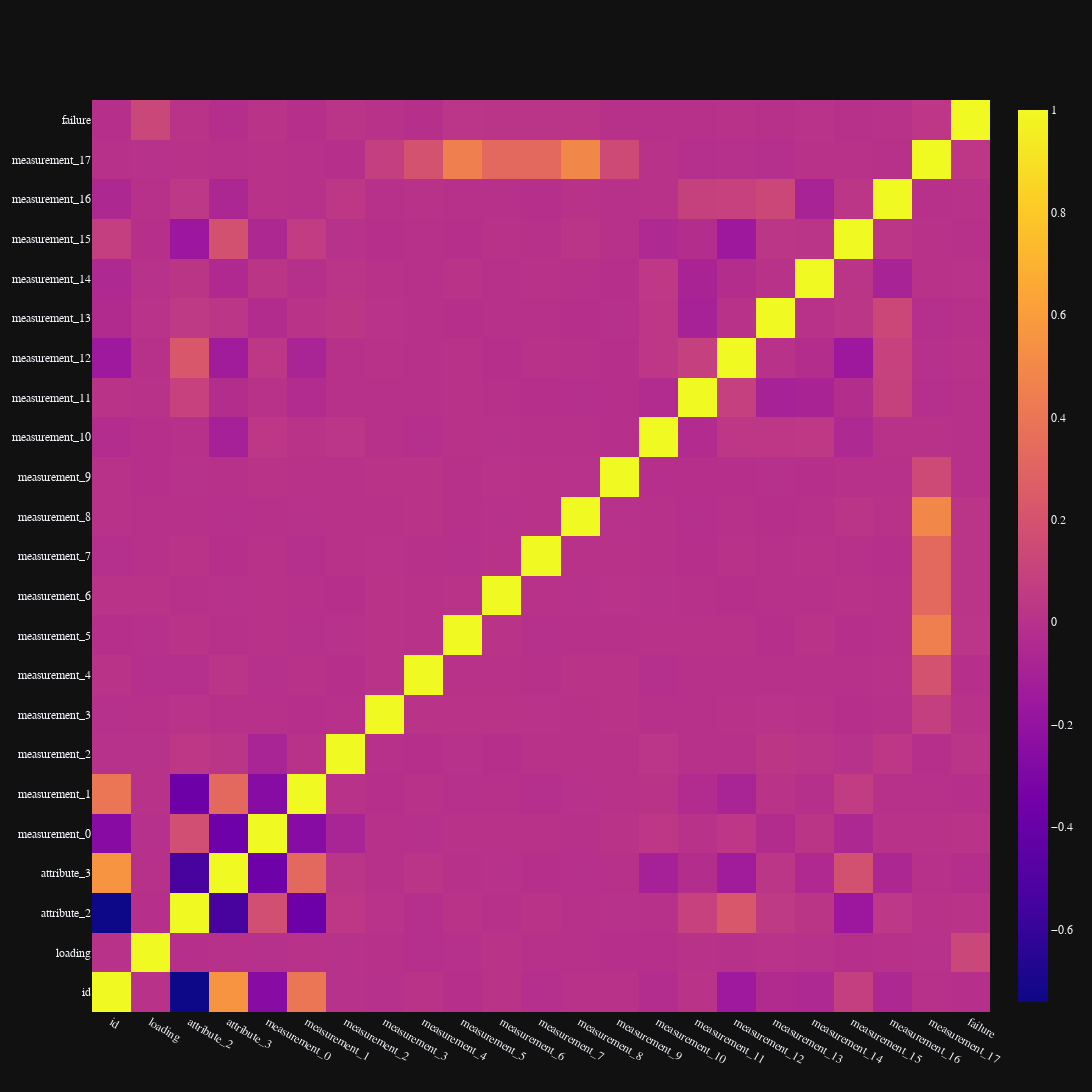

Here is the notebook cell this chart was saved with:
### Code cell
# 相関行列を生成
df_corr = df_train.corr()

fig = go.Figure(layout=plotly_template['layout'])

fig.add_trace(
    go.Heatmap(
        x=df_corr.columns,
        y=df_corr.index,
        z=np.array(df_corr),
        #annotation_text=np.around(np.array(df_corr), decimals=2),
        #y=total,
        name='Corr',
        #mode='markers',
        #marker=dict(size=1, color='red'),
        #line=dict(color='black'),
        #customdata=total,
        #hovertemplate="<b>%{y:.2f}</b> <br>total: %{customdata:.2f}<extra></extra>",
    ),
)

fig.update_layout(
    width=1500,
    height=1500,
)

fig.show()

### Figure 1 — Plotly figure (JSON) as saved in the notebook; plotly's stock layout.template omitted (floating-point values rounded to 4 significant figures; data arrays with more than 128 entries replaced by an {"elided": "..."} marker saying what was removed)
{"data": [{"name": "Corr", "type": "heatmap", "x": ["id", "loading", "attribute_2", "attribute_3", "measurement_0", "measurement_1", "measurement_2", "measurement_3", "measurement_4", "measurement_5", "measurement_6", "measurement_7", "measurement_8", "measurement_9", "measurement_10", "measurement_11", "measurement_12", "measurement_13", "measurement_14", "measurement_15", "measurement_16", "measurement_17", "failure"], "y": ["id", "loading", "attribute_2", "attribute_3", "measurement_0", "measurement_1", "measurement_2", "measurement_3", "measurement_4", "measurement_5", "measurement_6", "measurement_7", "measurement_8", "measurement_9", "measurement_10", "measurement_11", "measurement_12", "measurement_13", "measurement_14", "measurement_15", "measurement_16", "measurement_17", "failure"], "z": {"elided": "23x23 float values"}}], "layout": {"font": {"family": "Franklin Gothic", "size": 12}, "height": 1500, "width": 1500}}
